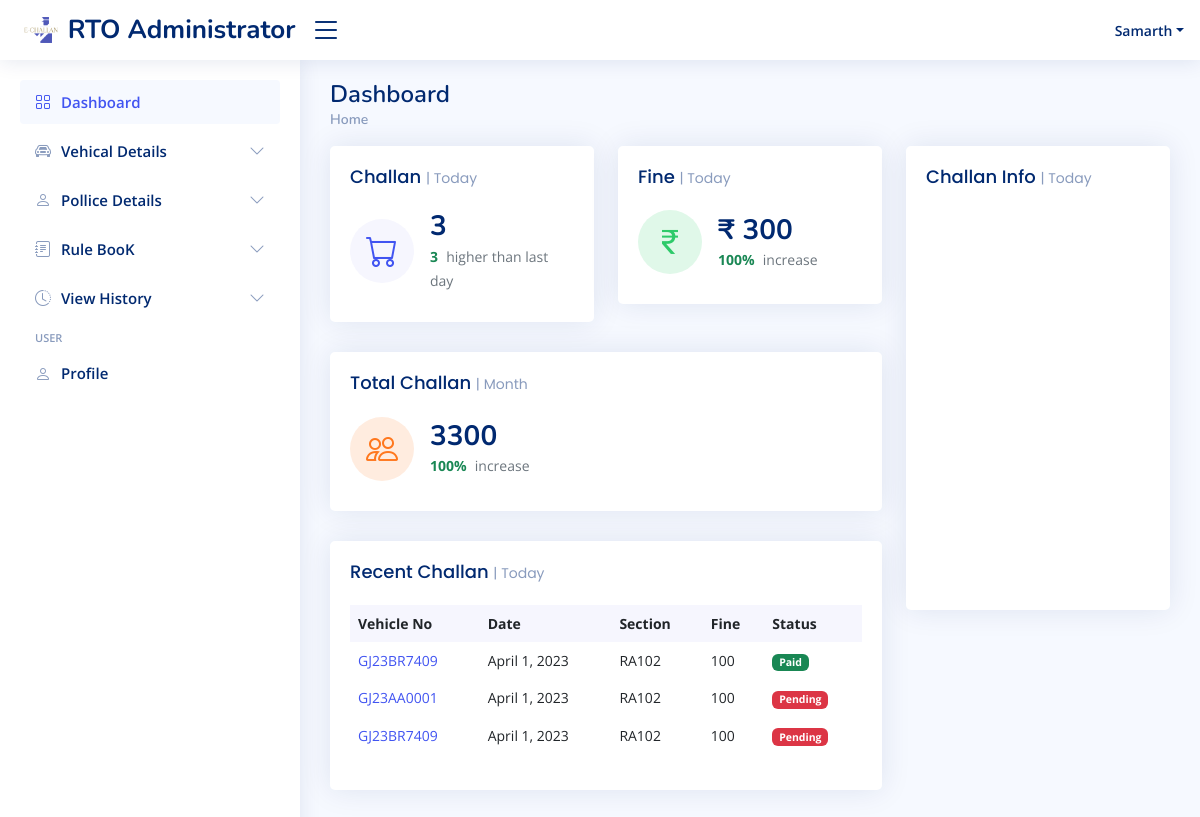
The app's page /rto-administrator/rtodashboard/ (signed in) with its own data.
### rto/models.py (models this page shows, shortened)
class Challan(models.Model):
    challan_no=models.AutoField(primary_key = True)
    cpolice=models.CharField(max_length=50,default=None)
    suspect_name=models.CharField(max_length=50,default=None)
    owner_name=models.CharField(max_length=50,default=None)
    offence_date=models.DateField(default=None)
    offence_time=models.TimeField(default=None)
    vehicle_no=models.CharField(max_length=50,default=None)
    offender_mobile_no=models.IntegerField(default=None,null=True)
    offender_email_id=models.CharField(max_length=50,default=None,null=True)
    fine=models.IntegerField(default=None)
    rule_code=models.CharField(max_length=50,default=None)
    evidence=models.ImageField( height_field=None, width_field=None,max_length=100, blank=True)
    status=models.CharField(max_length=15,default='Pending')

### rto/views.py (the view)
# urls.py: path('rtodashboard/', views.rtodashboard,name="rtodashboard"),
def rtodashboard(request):
    if request.method == 'POST':
        username = request.POST.get('rtoemail', 'default')
        password = request.POST.get('rtopassword', 'default')
        cusername = RTOadmin.objects.filter(admin_username=username, admin_password=password).count()
        request.session['loginid'] = username
        extra=datetime.now().date()
        if extra.month-1 == 2 and extra.day>28:
            monthbefore=date(extra.year,(extra.month-1),28)
        elif extra.day == 31 :
            monthbefore=date(extra.year,(extra.month-1),30)
        else:
            monthbefore=date(extra.year,(extra.month-1),extra.day)
        if extra.month-2 == 2 and extra.day>28:
            monthbeforebefore=date(extra.year,(extra.month-2),28)
        elif extra.day == 31 :
            monthbeforebefore=date(extra.year,(extra.month-2),30)
        else:
            monthbeforebefore=date(extra.year,(extra.month-2),extra.day)
        yesterday=datetime.now().date()-timedelta(1)
        tallchs = list(Challan.objects.filter(offence_date=datetime.now().date()).values())
        yallchs = list(Challan.objects.filter(offence_date=yesterday).values())
        sumallchs = list(Challan.objects.filter(offence_date=datetime.now().date()))
        yesterdaysumallchs = list(Challan.objects.filter(offence_date=yesterday))
        nowtotalchs = list(Challan.objects.filter(offence_date__gte=monthbefore,offence_date__lte=datetime.now().date()))
        lasttotalchs = list(Challan.objects.filter(offence_date__gte=monthbeforebefore,offence_date__lte=monthbefore))
        paidtotalchs = list(Challan.objects.filter(offence_date__gte=monthbefore,offence_date__lte=datetime.now().date()).filter(status="Paid"))
        pendingtotalchs = list(Challan.objects.filter(offence_date__gte=monthbefore,offence_date__lte=datetime.now().date()).filter(status="Pending"))
        total_sum_today = 0
        for item in sumallchs:
            total_sum_today += item.fine
        total_sum_yesterday = 0
        for item in yesterdaysumallchs:
            total_sum_yesterday += item.fine
        if total_sum_today + total_sum_yesterday==0:
            challan_difference_today=0
            challan_difference_yesterday=0
        else:
            challan_difference_today= ((total_sum_today*100)/(total_sum_today + total_sum_yesterday))
            challan_difference_yesterday=(total_sum_yesterday*100)/(total_sum_today+total_sum_yesterday)
        total_sum_month = 0
        for item in nowtotalchs:
            total_sum_month += item.fine
        last_total_sum_month = 0
        for item in lasttotalchs:
            last_total_sum_month += item.fine
        if total_sum_month + last_total_sum_month==0:
            challan_difference_lmonth=0
            challan_difference_tmonth=0
        else:
            challan_difference_tmonth= ((total_sum_month*100)/(total_sum_month + last_total_sum_month))
            challan_difference_lmonth=(last_total_sum_month*100)/(total_sum_month+last_total_sum_month)
        paid_total_sum_month = 0
        for item in paidtotalchs:
            paid_total_sum_month += item.fine
        pending_total_sum_month = 0
        for item in pendingtotalchs:
            pending_total_sum_month += item.fine
        c = request.session.get('username')
        v = request.session.get('username')
        if cusername:
            request.session['login'] = True
            request.session['username'] = username
            context = {
                'user': user(request),
                'c': tallchs ,
                'cl': len(tallchs),
                'ycl': len(yallchs),
                'cgtyc': round(len(tallchs)-len(yallchs)),
                'ycgtc': round(len(yallchs)-len(tallchs)),
                'sumt' : total_sum_today,
                'summ' : total_sum_month,
                'paidsumm' : paid_total_sum_month,
                'pendingsumm' : pending_total_sum_month,
                'challandifftoday' : challan_difference_today,
                'challandiffyesterday': challan_difference_yesterday,
                'tgtchallandiffday' : round(challan_difference_today-challan_difference_yesterday),
                'ygtchallandiffday' : round(challan_difference_yesterday-challan_difference_today),
                'challandiffthismonth' : challan_difference_tmonth,
                'challandifflastmonth': challan_difference_lmonth,
                'ngtchallandiffmonth' : round(challan_difference_tmonth-challan_difference_lmonth),
                'lgtchallandiffmonth' : round(challan_difference_lmonth-challan_difference_tmonth)
                          }
            return render(request, 'rtodashboard.html', context)
        else:
            messages.warning(request, 'Invalid Credentials')
            return redirect('../')
    else:
        if request.session.get('login') == False or request.session.get('username') == None:
            return redirect('/rto-administrator/')
        else:
            username = request.POST.get('rtoemail', 'default')
            password = request.POST.get('rtopassword', 'default')
            extra=datetime.now().date()
            if extra.month-1 == 2 and extra.day>28:
                monthbefore=date(extra.year,(extra.month-1),28)
            elif extra.day == 31 :
                monthbefore=date(extra.year,(extra.month-1),30)
            else:
                monthbefore=date(extra.year,(extra.month-1),extra.day)
            if extra.month-2 == 2 and extra.day>28:
                monthbeforebefore=date(extra.year,(extra.month-2),28)
            elif extra.day == 31 :
                monthbeforebefore=date(extra.year,(extra.month-2),30)
            else:
                monthbeforebefore=date(extra.year,(extra.month-2),extra.day)
            yesterday=datetime.now().date()-timedelta(1)
            tallchs = list(Challan.objects.filter(offence_date=datetime.now().date()).values())
            yallchs = list(Challan.objects.filter(offence_date=yesterday).values())
            sumallchs = list(Challan.objects.filter(offence_date=datetime.now().date()))
            yesterdaysumallchs = list(Challan.objects.filter(offence_date=yesterday))
            nowtotalchs = list(Challan.objects.filter(offence_date__gte=monthbefore,offence_date__lte=datetime.now().date()))
            lasttotalchs = list(Challan.objects.filter(offence_date__gte=monthbeforebefore,offence_date__lte=monthbefore))
            paidtotalchs = list(Challan.objects.filter(offence_date__gte=monthbefore,offence_date__lte=datetime.now().date()).filter(status="Paid"))
            pendingtotalchs = list(Challan.objects.filter(offence_date__gte=monthbefore,offence_date__lte=datetime.now().date()).filter(status="Pending"))
            total_sum_today = 0
            for item in sumallchs:
                total_sum_today += item.fine
            total_sum_yesterday = 0
            for item in yesterdaysumallchs:
                total_sum_yesterday += item.fine
            if total_sum_today + total_sum_yesterday==0:
                challan_difference_today=0
                challan_difference_yesterday=0
            else:
                challan_difference_today= ((total_sum_today*100)/(total_sum_today + total_sum_yesterday))
                challan_difference_yesterday=(total_sum_yesterday*100)/(total_sum_today+total_sum_yesterday)
            total_sum_month = 0
            for item in nowtotalchs:
                total_sum_month += item.fine
            last_total_sum_month = 0
            for item in lasttotalchs:
                last_total_sum_month += item.fine
            if total_sum_month + last_total_sum_month==0:
                challan_difference_lmonth=0
                challan_difference_tmonth=0
            else:
                challan_difference_tmonth= ((total_sum_month*100)/(total_sum_month + last_total_sum_month))
                challan_difference_lmonth=(last_total_sum_month*100)/(total_sum_month+last_total_sum_month)
            paid_total_sum_month = 0
            for item in paidtotalchs:
                paid_total_sum_month += item.fine
            pending_total_sum_month = 0
            for item in pendingtotalchs:
                pending_total_sum_month += item.fine
            c = request.session.get('username')
            v = request.session.get('username')
            context = {
                'user': user(request),
                'c': tallchs ,
                'cl': len(tallchs),
                'ycl': len(yallchs),
                'cgtyc': round(len(tallchs)-len(yallchs)),
                'ycgtc': round(len(yallchs)-len(tallchs)),
                'sumt' : total_sum_today,
                'summ' : total_sum_month,
                'paidsumm' : paid_total_sum_month,
                'pendingsumm' : pending_total_sum_month,
                'challandifftoday' : challan_difference_today,
                'challandiffyesterday': challan_difference_yesterday,
                'tgtchallandiffday' : round(challan_difference_today-challan_difference_yesterday),
                'ygtchallandiffday' : round(challan_difference_yesterday-challan_difference_today),
                'challandiffthismonth' : challan_difference_tmonth,
                'challandifflastmonth': challan_difference_lmonth,
                'ngtchallandiffmonth' : round(challan_difference_tmonth-challan_difference_lmonth),
                'lgtchallandiffmonth' : round(challan_difference_lmonth-challan_difference_tmonth)
                          }
            return render(request, 'rtodashboard.html', context)

### rto/templates/rtodashboard.html (shortened to what this page needs)
{% extends 'base.html' %}
{% block body1 %}
<main id="main" class="main">
    <div class="pagetitle">
      <h1>Dashboard</h1>
      <nav>
        <ol class="breadcrumb">
          <li class="breadcrumb-item"><a href="/rto-administrator/rtodashboard/">Home</a></li>
        </ol>
      </nav>
    </div>
    <section class="section dashboard">
      <div class="row">
        <div class="col-lg-8">
          <div class="row">
            {% if cl >= ycl%}
            <div class="col-xxl-4 col-md-6">
              <div class="card info-card sales-card">
                <div class="card-body">
                  <h5 class="card-title">Challan <span>| Today</span></h5>
                  <div class="d-flex align-items-center">
                    <div class="card-icon rounded-circle d-flex align-items-center justify-content-center">
                      <i class="bi bi-cart"></i>
                    </div>
                    <div class="ps-3">
                      <h6>{{c | length}}</h6>
                      <span class="text-success small pt-1 fw-bold">{{cgtyc}}</span> <span class="text-muted small pt-2 ps-1">higher than last day</span>
                    </div>
                  </div>
                </div>
              </div>
            </div>
            {% endif %}
            {% if challandifftoday >= challandiffyesterday  %}
            <div class="col-xxl-4 col-md-6">
              <div class="card info-card revenue-card">
                <div class="card-body">
                  <h5 class="card-title">Fine <span>| Today</span></h5>
                  <div class="d-flex align-items-center">
                    <div class="card-icon rounded-circle d-flex align-items-center justify-content-center">
                      <i class="bi bi-currency-rupee"></i>
                    </div>
                    <div class="ps-3">
                      <h6>&#x20b9 {{sumt}}</h6>
                      <span class="text-success small pt-1 fw-bold">{{tgtchallandiffday}}%</span> <span class="text-muted small pt-2 ps-1">increase</span>
                    </div>
                  </div>
                </div>
              </div>
            </div>
            {% endif%}
            {% if challandiffthismonth >= challandifflastmonth %}
            <div class="col-xxl-4 col-xl-12">
              <div class="card info-card customers-card">
                <div class="card-body">
                  <h5 class="card-title">Total Challan <span>| Month</span></h5>
                  <div class="d-flex align-items-center">
                    <div class="card-icon rounded-circle d-flex align-items-center justify-content-center">
                      <i class="bi bi-people"></i>
                    </div>
                    <div class="ps-3">
                      <h6>{{summ}}</h6>
                      <span class="text-success small pt-1 fw-bold">{{ngtchallandiffmonth}}%</span> <span class="text-muted small pt-2 ps-1">increase</span>
                    </div>
                  </div>
                </div>
              </div>
            </div>
            {%endif%}
            <div class="col-12">
              <div class="card recent-sales overflow-auto">
                <div class="card-body">
                  <h5 class="card-title">Recent Challan <span>| Today</span></h5>
                  <table class="table table-borderless datatable">
                    <thead>
                      <tr>
                        <th scope="col">Vehicle No </th>
                        <th scope="col">Date </th>
                        <th scope="col">Section</th>
                        <th scope="col">Fine </th>
                        <th scope="col">Status</th>
                      </tr>
                    </thead>
                    <tbody>
                      {% for i in c %}
                        <tr>
                        <td scope="row"><a href="challan_history/rchallan/{{ i.challan_no}}">{{i.vehicle_no}}</a></td>
                        <td>{{i.offence_date}}</td>
                        <td>{{i.rule_code}}</td>
                        <td>{{i.fine}}</td>
                        {% if i.status == "Paid" %}
                        <td><span class="badge bg-success">{{i.status}}</span></td>
                        {% else %}
                        <td><span class="badge bg-danger">{{i.status}}</span></td>
                        {% endif %}
                        </tr>
                      {% endfor %}
                    </tbody>
                  </table>
                </div>
              </div>
            </div>
          </div>
        </div>
        <div class="col-lg-4">
          <div class="card">
            <div class="card-body pb-0">
              <h5 class="card-title">Challan Info <span>| Today</span></h5>
              <div id="trafficChart" style="min-height: 400px;" class="echart"></div>
            </div>
          </div>
        </div>
      </div>
    </section>
  </main>
{% endblock body1 %}

### records on screen
Challan: vehicle_no "GJ23BR7409", offence_date "April 1, 2023", rule_code "RA102", fine "100", status "Paid"
Challan: vehicle_no "GJ23AA0001", offence_date "April 1, 2023", rule_code "RA102", fine "100", status "Pending"
Challan: vehicle_no "GJ23BR7409", offence_date "April 1, 2023", rule_code "RA102", fine "100", status "Pending"

### other values on screen
{{ user.username }} "Samarth"
{{ c | length }} "3"
{{ cgtyc }} "3"
{{ sumt }} "300"
{{ tgtchallandiffday }} "100"
{{ summ }} "3300"
{{ ngtchallandiffmonth }} "100"
